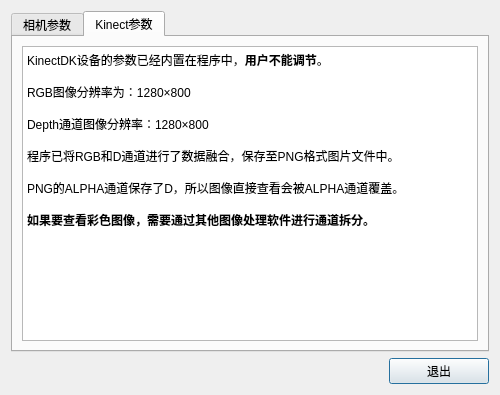
<?xml version="1.0" encoding="UTF-8"?>
<ui version="4.0">
 <class>Parameter_Description</class>
 <widget class="QDialog" name="Parameter_Description">
  <property name="geometry">
   <rect>
    <x>0</x>
    <y>0</y>
    <width>500</width>
    <height>395</height>
   </rect>
  </property>
  <property name="windowTitle">
   <string>参数设置说明</string>
  </property>
  <layout class="QVBoxLayout" name="verticalLayout">
   <item>
    <widget class="QTabWidget" name="tabWidget">
     <property name="statusTip">
      <string>相机参数</string>
     </property>
     <property name="layoutDirection">
      <enum>Qt::LeftToRight</enum>
     </property>
     <property name="styleSheet">
      <string notr="true">selection-background-color: rgb(85, 170, 255);</string>
     </property>
     <property name="currentIndex">
      <number>1</number>
     </property>
     <widget class="QWidget" name="camera_tab">
      <property name="layoutDirection">
       <enum>Qt::RightToLeft</enum>
      </property>
      <attribute name="title">
       <string>相机参数</string>
      </attribute>
      <layout class="QHBoxLayout" name="horizontalLayout_2">
       <item>
        <widget class="QTextBrowser" name="textBrowser">
         <property name="styleSheet">
          <string notr="true"/>
         </property>
         <property name="html">
          <string>&lt;!DOCTYPE HTML PUBLIC &quot;-//W3C//DTD HTML 4.0//EN&quot; &quot;http://www.w3.org/TR/REC-html40/strict.dtd&quot;&gt;
&lt;html&gt;&lt;head&gt;&lt;meta name=&quot;qrichtext&quot; content=&quot;1&quot; /&gt;&lt;style type=&quot;text/css&quot;&gt;
p, li { white-space: pre-wrap; }
&lt;/style&gt;&lt;/head&gt;&lt;body style=&quot; font-family:'Ubuntu'; font-size:11pt; font-weight:400; font-style:normal;&quot;&gt;
&lt;p style=&quot; margin-top:0px; margin-bottom:0px; margin-left:0px; margin-right:0px; -qt-block-indent:0; text-indent:0px;&quot;&gt;&lt;span style=&quot; font-family:'SimSun'; font-size:9pt;&quot;&gt;一、像素设置&lt;/span&gt;&lt;/p&gt;
&lt;p style=&quot; margin-top:0px; margin-bottom:0px; margin-left:0px; margin-right:0px; -qt-block-indent:0; text-indent:0px;&quot;&gt;&lt;span style=&quot; font-family:'SimSun'; font-size:9pt;&quot;&gt;从相机坐标0点开始，向X,Y轴两个方向截取像素点数，暂时没有增加调节X,Y轴偏置调节功能；&lt;/span&gt;&lt;/p&gt;
&lt;p style=&quot; margin-top:0px; margin-bottom:0px; margin-left:0px; margin-right:0px; -qt-block-indent:0; text-indent:0px;&quot;&gt;&lt;span style=&quot; font-family:'SimSun'; font-size:9pt;&quot;&gt;1.&lt;/span&gt;&lt;span style=&quot; font-family:'SimSun'; font-size:9pt; font-weight:600;&quot;&gt;像素宽度：[128，5472]&lt;/span&gt;&lt;/p&gt;
&lt;p style=&quot; margin-top:0px; margin-bottom:0px; margin-left:0px; margin-right:0px; -qt-block-indent:0; text-indent:0px;&quot;&gt;&lt;span style=&quot; font-family:'SimSun'; font-size:9pt;&quot;&gt;2.&lt;/span&gt;&lt;span style=&quot; font-family:'SimSun'; font-size:9pt; font-weight:600;&quot;&gt;像素高度：[128，3648]&lt;/span&gt;&lt;/p&gt;
&lt;p style=&quot; margin-top:0px; margin-bottom:0px; margin-left:0px; margin-right:0px; -qt-block-indent:0; text-indent:0px;&quot;&gt;&lt;span style=&quot; font-family:'SimSun'; font-size:9pt;&quot;&gt;3.最大分辨率为：5472×3648&lt;/span&gt;&lt;/p&gt;
&lt;p style=&quot;-qt-paragraph-type:empty; margin-top:0px; margin-bottom:0px; margin-left:0px; margin-right:0px; -qt-block-indent:0; text-indent:0px; font-family:'SimSun'; font-size:9pt;&quot;&gt;&lt;br /&gt;&lt;/p&gt;
&lt;p style=&quot; margin-top:0px; margin-bottom:0px; margin-left:0px; margin-right:0px; -qt-block-indent:0; text-indent:0px;&quot;&gt;&lt;span style=&quot; font-family:'SimSun'; font-size:9pt;&quot;&gt;二、曝光设置&lt;/span&gt;&lt;/p&gt;
&lt;p style=&quot; margin-top:0px; margin-bottom:0px; margin-left:0px; margin-right:0px; -qt-block-indent:0; text-indent:0px;&quot;&gt;&lt;span style=&quot; font-family:'SimSun'; font-size:9pt;&quot;&gt;1&lt;/span&gt;&lt;span style=&quot; font-family:'SimSun'; font-size:9pt; font-weight:600;&quot;&gt;.曝光时间(us)：[30,700000]&lt;/span&gt;&lt;/p&gt;
&lt;p style=&quot; margin-top:0px; margin-bottom:0px; margin-left:0px; margin-right:0px; -qt-block-indent:0; text-indent:0px;&quot;&gt;&lt;span style=&quot; font-family:'SimSun'; font-size:9pt;&quot;&gt;2.&lt;/span&gt;&lt;span style=&quot; font-family:'SimSun'; font-size:9pt; font-weight:600;&quot;&gt;自动曝光：&lt;/span&gt;&lt;span style=&quot; font-family:'SimSun'; font-size:9pt;&quot;&gt;不用手动设置，设备自动调节曝光时间。&lt;/span&gt;&lt;/p&gt;
&lt;p style=&quot; margin-top:0px; margin-bottom:0px; margin-left:0px; margin-right:0px; -qt-block-indent:0; text-indent:0px;&quot;&gt;&lt;span style=&quot; font-family:'SimSun'; font-size:9pt;&quot;&gt;合理设置曝光时间曝光时间过大会导致移动拖影。&lt;/span&gt;&lt;/p&gt;
&lt;p style=&quot;-qt-paragraph-type:empty; margin-top:0px; margin-bottom:0px; margin-left:0px; margin-right:0px; -qt-block-indent:0; text-indent:0px; font-family:'SimSun'; font-size:9pt;&quot;&gt;&lt;br /&gt;&lt;/p&gt;
&lt;p style=&quot; margin-top:0px; margin-bottom:0px; margin-left:0px; margin-right:0px; -qt-block-indent:0; text-indent:0px;&quot;&gt;&lt;span style=&quot; font-family:'SimSun'; font-size:9pt;&quot;&gt;三增益&lt;/span&gt;&lt;/p&gt;
&lt;p style=&quot; margin-top:0px; margin-bottom:0px; margin-left:0px; margin-right:0px; -qt-block-indent:0; text-indent:0px;&quot;&gt;&lt;span style=&quot; font-family:'SimSun'; font-size:9pt; font-weight:600;&quot;&gt;增益(dB)：[0,20]&lt;/span&gt;&lt;/p&gt;
&lt;p style=&quot; margin-top:0px; margin-bottom:0px; margin-left:0px; margin-right:0px; -qt-block-indent:0; text-indent:0px;&quot;&gt;&lt;span style=&quot; font-family:'SimSun'; font-size:9pt;&quot;&gt;可根据实际环境调节增益，增益增加会引起噪声增大。&lt;/span&gt;&lt;/p&gt;
&lt;p style=&quot;-qt-paragraph-type:empty; margin-top:0px; margin-bottom:0px; margin-left:0px; margin-right:0px; -qt-block-indent:0; text-indent:0px; font-family:'SimSun'; font-size:9pt;&quot;&gt;&lt;br /&gt;&lt;/p&gt;
&lt;p style=&quot; margin-top:0px; margin-bottom:0px; margin-left:0px; margin-right:0px; -qt-block-indent:0; text-indent:0px;&quot;&gt;&lt;span style=&quot; font-family:'SimSun'; font-size:9pt;&quot;&gt;四、采样时间&lt;/span&gt;&lt;/p&gt;
&lt;p style=&quot; margin-top:0px; margin-bottom:0px; margin-left:0px; margin-right:0px; -qt-block-indent:0; text-indent:0px;&quot;&gt;&lt;span style=&quot; font-family:'SimSun'; font-size:9pt; font-weight:600;&quot;&gt;采样时间不要小于500ms&lt;/span&gt;&lt;span style=&quot; font-family:'SimSun'; font-size:9pt;&quot;&gt;，否则可能导致部分数据无法存储，可能据具体设备运行速度确定。&lt;/span&gt;&lt;/p&gt;
&lt;p style=&quot;-qt-paragraph-type:empty; margin-top:0px; margin-bottom:0px; margin-left:0px; margin-right:0px; -qt-block-indent:0; text-indent:0px; font-family:'SimSun'; font-size:9pt;&quot;&gt;&lt;br /&gt;&lt;/p&gt;&lt;/body&gt;&lt;/html&gt;</string>
         </property>
        </widget>
       </item>
      </layout>
     </widget>
     <widget class="QWidget" name="capture_tab">
      <attribute name="title">
       <string>Kinect参数</string>
      </attribute>
      <layout class="QHBoxLayout" name="horizontalLayout_3">
       <item>
        <widget class="QTextBrowser" name="textBrowser_2">
         <property name="layoutDirection">
          <enum>Qt::RightToLeft</enum>
         </property>
         <property name="html">
          <string>&lt;!DOCTYPE HTML PUBLIC &quot;-//W3C//DTD HTML 4.0//EN&quot; &quot;http://www.w3.org/TR/REC-html40/strict.dtd&quot;&gt;
&lt;html&gt;&lt;head&gt;&lt;meta name=&quot;qrichtext&quot; content=&quot;1&quot; /&gt;&lt;style type=&quot;text/css&quot;&gt;
p, li { white-space: pre-wrap; }
&lt;/style&gt;&lt;/head&gt;&lt;body style=&quot; font-family:'Ubuntu'; font-size:11pt; font-weight:400; font-style:normal;&quot;&gt;
&lt;p style=&quot; margin-top:0px; margin-bottom:0px; margin-left:0px; margin-right:0px; -qt-block-indent:0; text-indent:0px;&quot;&gt;&lt;span style=&quot; font-family:'SimSun'; font-size:9pt;&quot;&gt;KinectDK设备的参数已经内置在程序中，&lt;/span&gt;&lt;span style=&quot; font-family:'SimSun'; font-size:9pt; font-weight:600;&quot;&gt;用户不能调节&lt;/span&gt;&lt;span style=&quot; font-family:'SimSun'; font-size:9pt;&quot;&gt;。&lt;/span&gt;&lt;/p&gt;
&lt;p style=&quot;-qt-paragraph-type:empty; margin-top:0px; margin-bottom:0px; margin-left:0px; margin-right:0px; -qt-block-indent:0; text-indent:0px; font-family:'SimSun'; font-size:9pt;&quot;&gt;&lt;br /&gt;&lt;/p&gt;
&lt;p style=&quot; margin-top:0px; margin-bottom:0px; margin-left:0px; margin-right:0px; -qt-block-indent:0; text-indent:0px;&quot;&gt;&lt;span style=&quot; font-family:'SimSun'; font-size:9pt;&quot;&gt;RGB图像分辨率为：1280×800&lt;/span&gt;&lt;/p&gt;
&lt;p style=&quot;-qt-paragraph-type:empty; margin-top:0px; margin-bottom:0px; margin-left:0px; margin-right:0px; -qt-block-indent:0; text-indent:0px; font-family:'SimSun'; font-size:9pt;&quot;&gt;&lt;br /&gt;&lt;/p&gt;
&lt;p style=&quot; margin-top:0px; margin-bottom:0px; margin-left:0px; margin-right:0px; -qt-block-indent:0; text-indent:0px;&quot;&gt;&lt;span style=&quot; font-family:'SimSun'; font-size:9pt;&quot;&gt;Depth通道图像分辨率：1280×800&lt;/span&gt;&lt;/p&gt;
&lt;p style=&quot;-qt-paragraph-type:empty; margin-top:0px; margin-bottom:0px; margin-left:0px; margin-right:0px; -qt-block-indent:0; text-indent:0px; font-family:'SimSun'; font-size:9pt;&quot;&gt;&lt;br /&gt;&lt;/p&gt;
&lt;p style=&quot; margin-top:0px; margin-bottom:0px; margin-left:0px; margin-right:0px; -qt-block-indent:0; text-indent:0px;&quot;&gt;&lt;span style=&quot; font-family:'SimSun'; font-size:9pt;&quot;&gt;程序已将RGB和D通道进行了数据融合，保存至PNG格式图片文件中。&lt;/span&gt;&lt;/p&gt;
&lt;p style=&quot;-qt-paragraph-type:empty; margin-top:0px; margin-bottom:0px; margin-left:0px; margin-right:0px; -qt-block-indent:0; text-indent:0px; font-family:'SimSun'; font-size:9pt;&quot;&gt;&lt;br /&gt;&lt;/p&gt;
&lt;p style=&quot; margin-top:0px; margin-bottom:0px; margin-left:0px; margin-right:0px; -qt-block-indent:0; text-indent:0px;&quot;&gt;&lt;span style=&quot; font-family:'SimSun'; font-size:9pt;&quot;&gt;PNG的ALPHA通道保存了D，所以图像直接查看会被ALPHA通道覆盖。&lt;/span&gt;&lt;/p&gt;
&lt;p style=&quot;-qt-paragraph-type:empty; margin-top:0px; margin-bottom:0px; margin-left:0px; margin-right:0px; -qt-block-indent:0; text-indent:0px; font-family:'SimSun'; font-size:9pt;&quot;&gt;&lt;br /&gt;&lt;/p&gt;
&lt;p style=&quot; margin-top:0px; margin-bottom:0px; margin-left:0px; margin-right:0px; -qt-block-indent:0; text-indent:0px;&quot;&gt;&lt;span style=&quot; font-family:'SimSun'; font-size:9pt; font-weight:600;&quot;&gt;如果要查看彩色图像，需要通过其他图像处理软件进行通道拆分。&lt;/span&gt;&lt;/p&gt;&lt;/body&gt;&lt;/html&gt;</string>
         </property>
        </widget>
       </item>
      </layout>
     </widget>
    </widget>
   </item>
   <item>
    <layout class="QHBoxLayout" name="horizontalLayout">
     <item>
      <spacer name="horizontalSpacer">
       <property name="orientation">
        <enum>Qt::Horizontal</enum>
       </property>
       <property name="sizeHint" stdset="0">
        <size>
         <width>40</width>
         <height>20</height>
        </size>
       </property>
      </spacer>
     </item>
     <item>
      <widget class="QPushButton" name="pushButton">
       <property name="sizePolicy">
        <sizepolicy hsizetype="Fixed" vsizetype="Fixed">
         <horstretch>0</horstretch>
         <verstretch>0</verstretch>
        </sizepolicy>
       </property>
       <property name="minimumSize">
        <size>
         <width>100</width>
         <height>0</height>
        </size>
       </property>
       <property name="maximumSize">
        <size>
         <width>100</width>
         <height>16777215</height>
        </size>
       </property>
       <property name="text">
        <string>退出</string>
       </property>
      </widget>
     </item>
    </layout>
   </item>
  </layout>
 </widget>
 <resources/>
 <connections/>
</ui>
